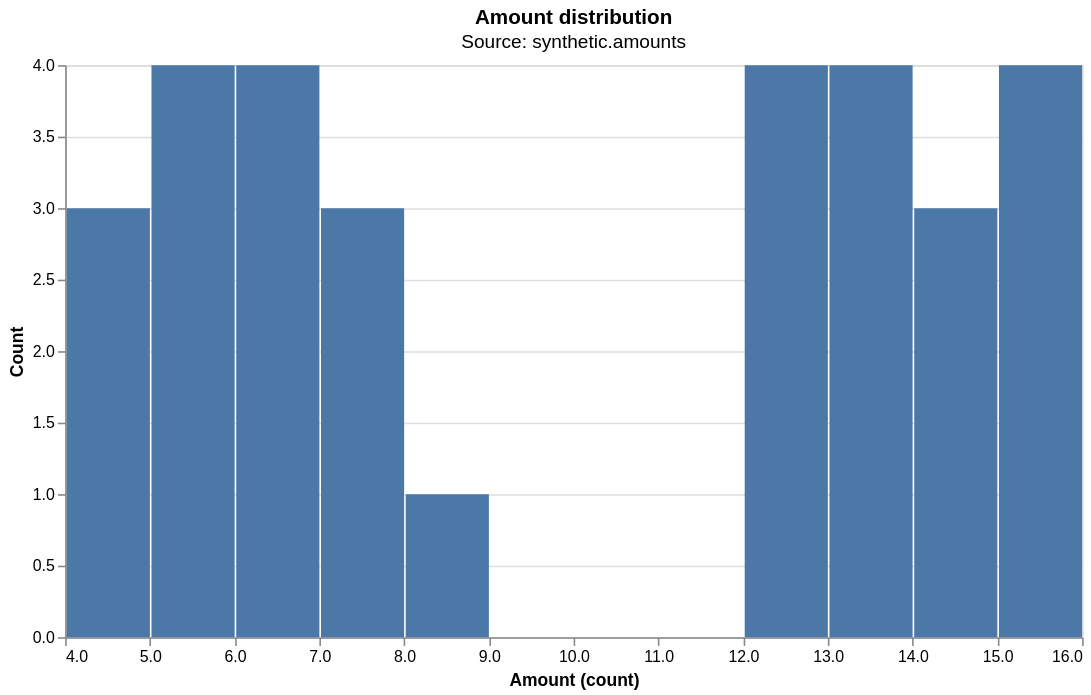

Vega-Lite specification for this chart:
### Vega-Lite specification from a JSON file in a GitHub repository (floating-point values rounded to 4 significant figures)
{"config": {"view": {"continuousWidth": 300, "continuousHeight": 300}}, "data": {"name": "data-3a1cad260c715f65215a6ae77c2d0135"}, "mark": {"type": "bar"}, "encoding": {"tooltip": [{"bin": {"maxbins": 12}, "field": "amount", "title": "Amount (count)", "type": "quantitative"}, {"aggregate": "count", "title": "Count", "type": "quantitative"}], "x": {"bin": {"maxbins": 12}, "field": "amount", "title": "Amount (count)", "type": "quantitative"}, "y": {"aggregate": "count", "title": "Count", "type": "quantitative"}}, "height": 360, "title": {"text": "Amount distribution", "subtitle": ["Source: synthetic.amounts"]}, "width": 640, "$schema": "https://vega.github.io/schema/vega-lite/v6.4.1.json", "datasets": {"data-3a1cad260c715f65215a6ae77c2d0135": [{"segment": "SMB", "amount": 4}, {"segment": "SMB", "amount": 5}, {"segment": "SMB", "amount": 6}, {"segment": "SMB", "amount": 7}, {"segment": "SMB", "amount": 5}, {"segment": "SMB", "amount": 4}, {"segment": "SMB", "amount": 6}, {"segment": "SMB", "amount": 7}, {"segment": "SMB", "amount": 8}, {"segment": "SMB", "amount": 6}, {"segment": "SMB", "amount": 5}, {"segment": "SMB", "amount": 7}, {"segment": "SMB", "amount": 6}, {"segment": "SMB", "amount": 4}, {"segment": "SMB", "amount": 5}, {"segment": "Enterprise", "amount": 12}, {"segment": "Enterprise", "amount": 13}, {"segment": "Enterprise", "amount": 15}, {"segment": "Enterprise", "amount": 14}, {"segment": "Enterprise", "amount": 13}, {"segment": "Enterprise", "amount": 12}, {"segment": "Enterprise", "amount": 16}, {"segment": "Enterprise", "amount": 14}, {"segment": "Enterprise", "amount": 15}, {"segment": "Enterprise", "amount": 13}, {"segment": "Enterprise", "amount": 12}, {"segment": "Enterprise", "amount": 14}, {"segment": "Enterprise", "amount": 15}, {"segment": "Enterprise", "amount": 13}, {"segment": "Enterprise", "amount": 12}]}, "usermeta": {"transform_contract": {"declared": ["aggregate", "bin"]}, "claim": "The amount values are spread across the observed range.", "source": "synthetic.amounts", "unit": "count"}}
